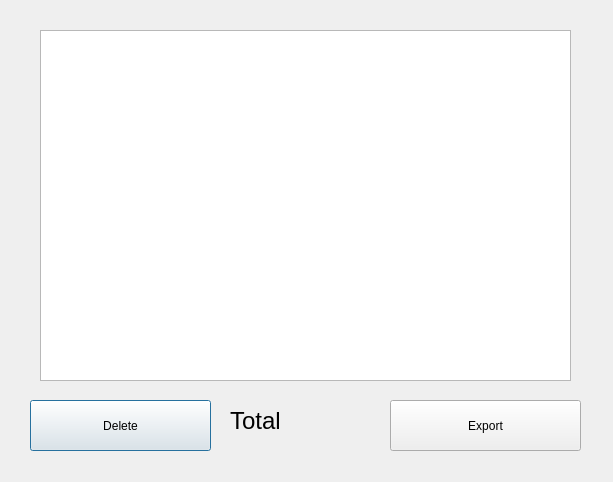
<?xml version="1.0" encoding="UTF-8"?>
<ui version="4.0">
 <class>cart</class>
 <widget class="QDialog" name="cart">
  <property name="geometry">
   <rect>
    <x>0</x>
    <y>0</y>
    <width>613</width>
    <height>482</height>
   </rect>
  </property>
  <property name="windowTitle">
   <string>Dialog</string>
  </property>
  <widget class="QTableView" name="tableView">
   <property name="geometry">
    <rect>
     <x>40</x>
     <y>30</y>
     <width>531</width>
     <height>351</height>
    </rect>
   </property>
  </widget>
  <widget class="QPushButton" name="pushButton">
   <property name="geometry">
    <rect>
     <x>30</x>
     <y>400</y>
     <width>181</width>
     <height>51</height>
    </rect>
   </property>
   <property name="text">
    <string>Delete</string>
   </property>
  </widget>
  <widget class="QPushButton" name="pushButton_2">
   <property name="geometry">
    <rect>
     <x>390</x>
     <y>400</y>
     <width>191</width>
     <height>51</height>
    </rect>
   </property>
   <property name="text">
    <string>Export</string>
   </property>
  </widget>
  <widget class="QLabel" name="label">
   <property name="geometry">
    <rect>
     <x>230</x>
     <y>410</y>
     <width>51</width>
     <height>21</height>
    </rect>
   </property>
   <property name="font">
    <font>
     <pointsize>18</pointsize>
    </font>
   </property>
   <property name="text">
    <string>Total:</string>
   </property>
  </widget>
  <widget class="QLabel" name="label_2">
   <property name="geometry">
    <rect>
     <x>280</x>
     <y>410</y>
     <width>61</width>
     <height>21</height>
    </rect>
   </property>
   <property name="font">
    <font>
     <pointsize>18</pointsize>
    </font>
   </property>
   <property name="text">
    <string/>
   </property>
  </widget>
 </widget>
 <resources/>
 <connections/>
</ui>
